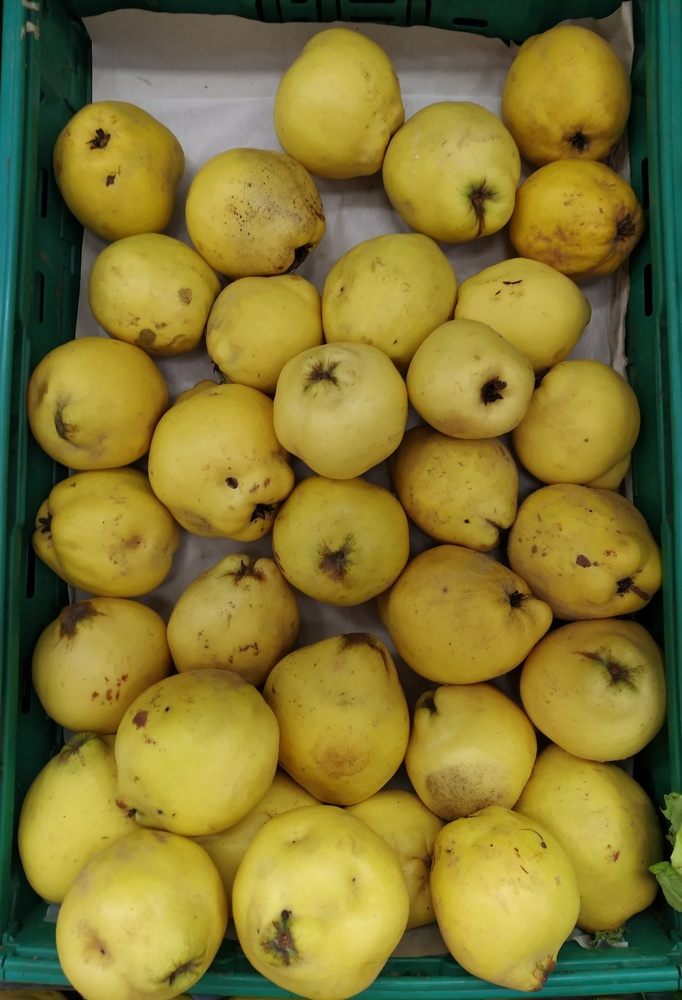
#> input picture Rotten Detect/ayva2.jpg, 682 x 1000 px, shrunk from 2586 x 3794 before the run
$ python dn.py
#> lines starting #> are read from the running program, lines starting #| are printed output that depends on the picture; after the words box and inside, x2 and y2 are one past the last pixel; in counts of white or black regions, pixels touching at a corner belong together
import cv2
import math
import matplotlib.pyplot as plt
import numpy as np

img2 = cv2.imread('ayva2.jpg') #rotten image
#> img2 is the input picture: shape (1000, 682, 3); mean B, G, R 48.9, 117.8, 128.7
img = img2.copy()
img2 = cv2.GaussianBlur(img2,(5,5),0)
b,g,r = cv2.split(img2)
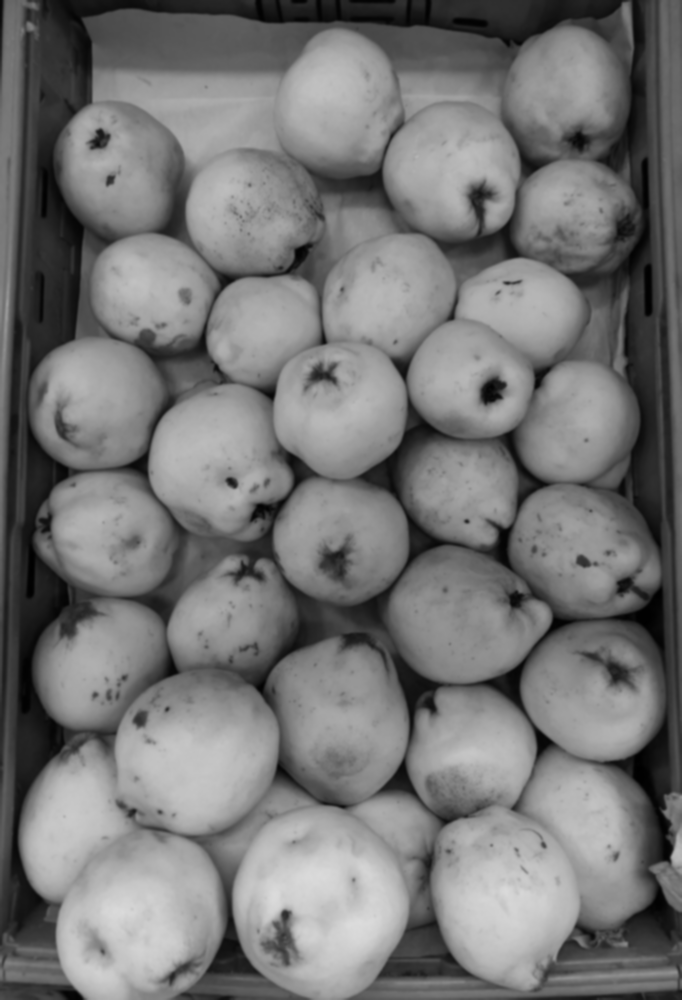
#> g: shape (1000, 682); min 0, max 220, mean 117.8
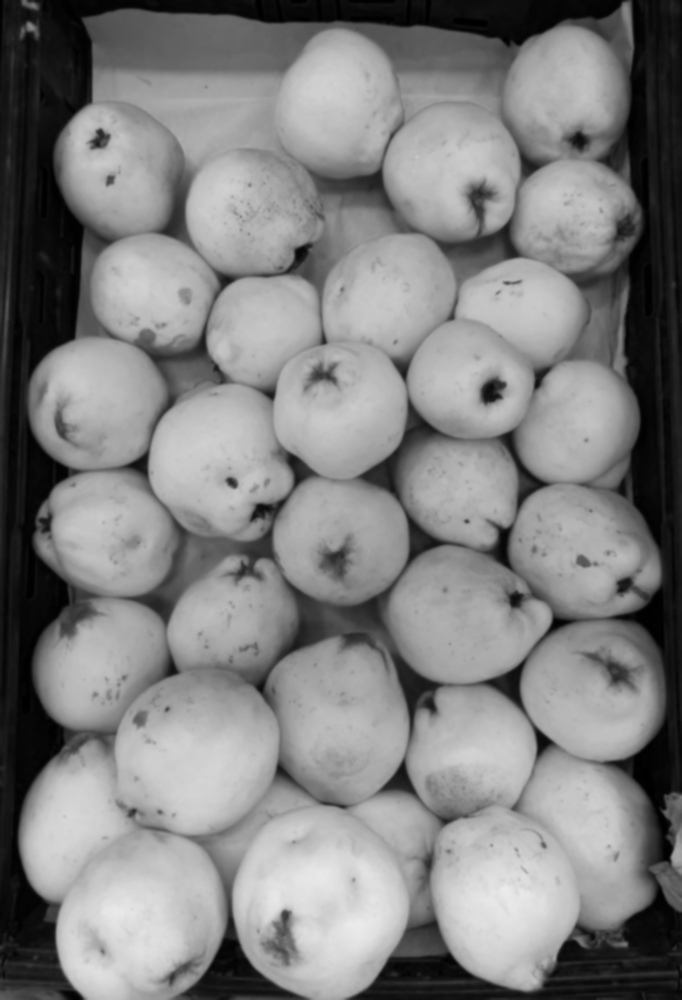
#> r: shape (1000, 682); min 0, max 235, mean 128.7
rows,cols,chs = img2.shape
#> rows = 1000; cols = 682; chs = 3

c2 = np.zeros(shape=(rows,cols))

for i in range(0,rows,1):
    for j in range(0,cols,1):
        blue = img2[i,j,0]
        green = img2[i,j,1]
        red =  img2[i,j,2]

        c2[i,j] = math.atan(green/max(red,blue))
        c2[i,j] = c2[i,j] * 255

        if c2[i,j] < 120:
            c2[i,j] = 120;
        elif c2[i,j] > 200:
            c2[i,j] = 200;
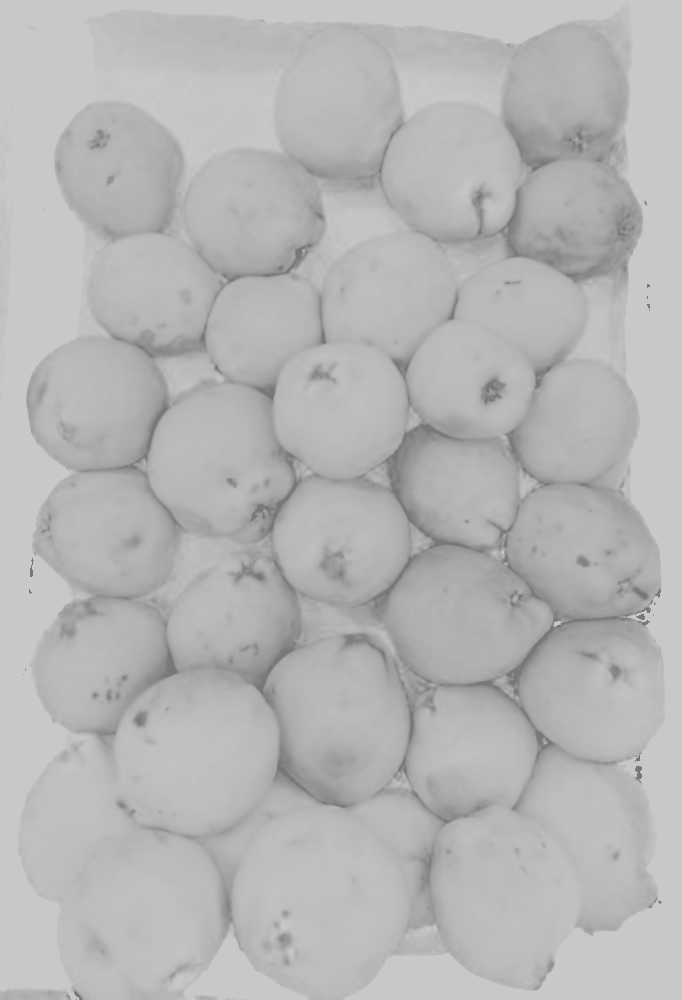
#> c2: shape (1000, 682) float64; min 120, max 200, mean 182.3


c1_2 = c2.astype(np.uint8)

(thresh, im_bw) = cv2.threshold(c1_2, 130, 255, cv2.THRESH_BINARY | cv2.THRESH_OTSU)
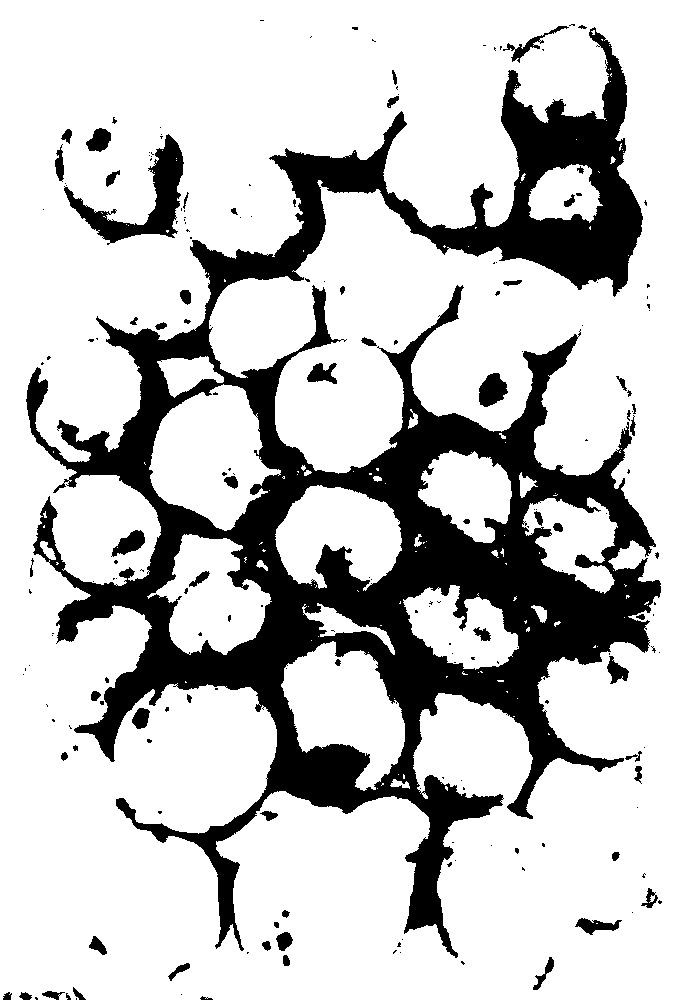
#> im_bw: shape (1000, 682); 77.1% white; 202 black regions (139 under 20 px), largest, box (x1, y1, x2, y2) and area: (26, 27, 661, 958) 144615, (64, 134, 184, 245) 3738, (479, 373, 508, 407) 682
#> thresh = 174

kernel = np.ones((5,5), np.uint8)
im_bw = cv2.erode(im_bw, kernel, iterations=1)
#> im_bw: shape (1000, 682); 70.3% white; 76 black regions, largest, box (x1, y1, x2, y2) and area: (24, 22, 663, 967) 184400, (53, 127, 191, 247) 6083, (477, 371, 510, 409) 954
im_bw = cv2.morphologyEx(im_bw, cv2.MORPH_OPEN, kernel)
#> im_bw: shape (1000, 682); 69.9% white; 45 black regions, largest, box (x1, y1, x2, y2) and area: (24, 22, 663, 967) 195794, (260, 908, 295, 968) 955, (477, 371, 510, 409) 954
im_bw = cv2.morphologyEx(im_bw, cv2.MORPH_GRADIENT, kernel)
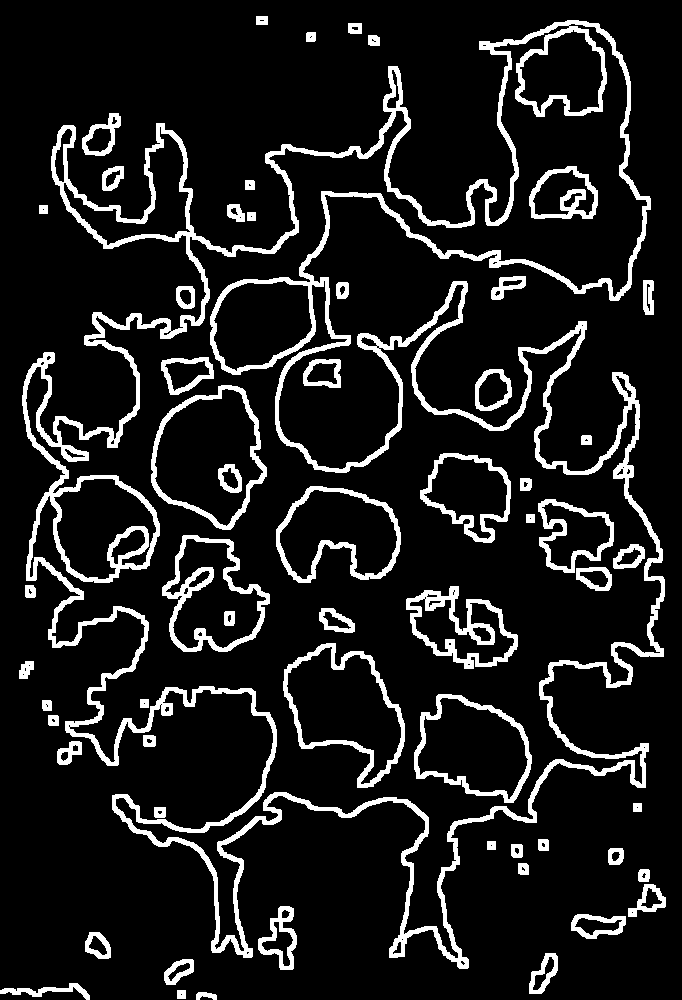
#> im_bw: shape (1000, 682); 11.4% white; 59 white regions
countors, _ = cv2.findContours(im_bw,cv2.RETR_TREE, cv2.CHAIN_APPROX_SIMPLE)
#> countors = 168 contours, 49 with area under 20; largest, box (x1, y1, x2, y2) and area: (22, 20, 665, 969) 291524, (25, 23, 662, 959) 229792, (151, 385, 267, 530) 11621, (283, 643, 405, 788) 10372, (154, 388, 264, 527) 9895

count = 0

for cnt in countors:
    (x,y,w,h)=cv2.boundingRect(cnt)
    area = cv2.contourArea(cnt)
    if area > 1000 and area < 20000:
        cv2.rectangle(img, (x,y),(x+w,y+h),(0,255,0),3)
        cv2.putText(img,"Rotten Area",(x,y),1,1,(0,255,0))
        count = count + 1
#> this loop made 168 passes
#> (x, y, w, h, area) on passes 1, 4, 5, 6, 7, 8, 9, 10, 11, 12, 13, 14: (196, 992, 21, 8, 90), (0, 983, 90, 17, 406.5), (164, 959, 30, 26, 475), (167, 962, 24, 20, 159), (529, 953, 29, 41, 664.5), (532, 956, 23, 35, 265.5), (85, 932, 26, 27, 496.5), (88, 935, 20, 21, 201.5), (571, 914, 55, 25, 949), (574, 917, 49, 19, 461), (258, 906, 39, 64, 1326), (261, 921, 33, 46, 546.5)
#> (cnt, x, y, w, h, area) on passes 2, 27, 33: ([[177, 990], [177, 998], [185, 998], [185, 990]], 177, 990, 9, 9, 64), ([[487, 841], [487, 849], [495, 849], [495, 841]], 487, 841, 9, 9, 64), ([[633, 803], [633, 811], [641, 811], [641, 803]], 633, 803, 9, 9, 64)
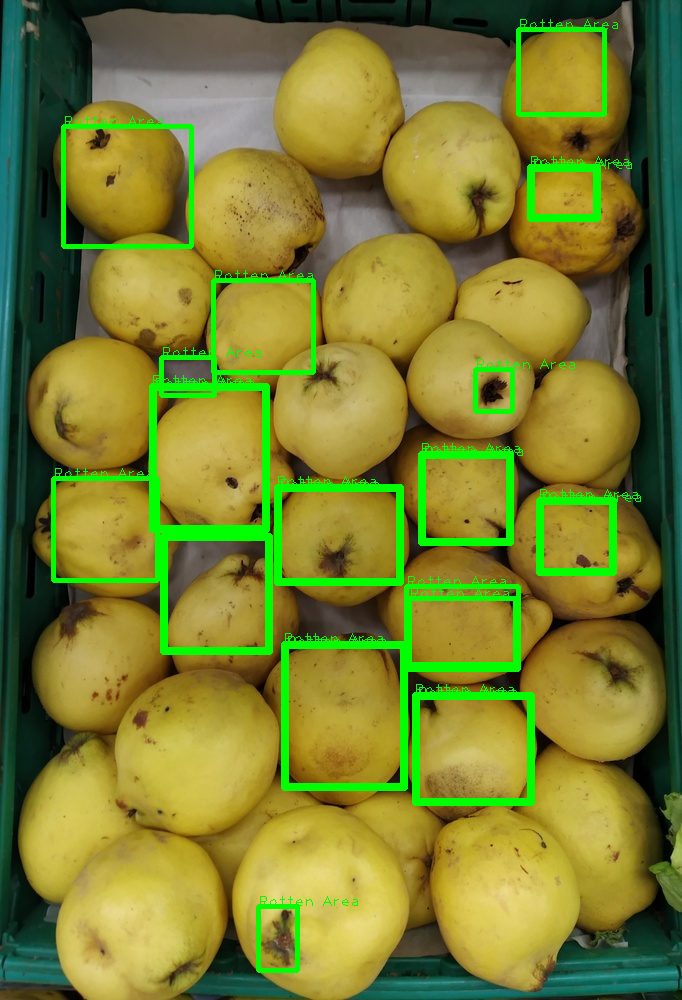
#> img: shape (1000, 682, 3); 6.19% of pixels changed, all inside (x1, y1, x2, y2) = (51, 19, 641, 973)
#> after the loop, count = 25

img = cv2.cvtColor(img,cv2.COLOR_BGR2RGB)
plt.subplot(1, 3, 1)
plt.title(str(count) + ' Rotten Area')
plt.imshow(img)

c1_2 = cv2.cvtColor(c1_2,cv2.COLOR_BGR2RGB)
#> c1_2: shape (1000, 682, 3)
plt.subplot(1, 3, 2)
plt.title('CI')
plt.imshow(c1_2)

im_bw = cv2.cvtColor(im_bw,cv2.COLOR_BGR2RGB)
#> im_bw: shape (1000, 682, 3); 11.4% white; 59 white regions, largest, box (x1, y1, x2, y2) and area: (22, 20, 665, 969) 46499, (162, 535, 270, 652) 2695, (406, 586, 518, 669) 2633
plt.subplot(1, 3, 3)
plt.title('binary')
plt.imshow(im_bw)

plt.show()

$ run again, with Rotten Detect/rotten2.jpg copied over Rotten Detect/ayva2.jpg
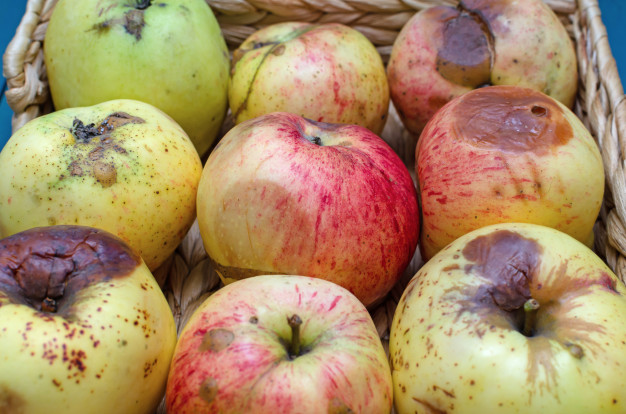
#> input picture Rotten Detect/rotten2.jpg, 626 x 414 px
#> img2 is the input picture: shape (414, 626, 3); mean B, G, R 102.4, 141.6, 172
#> `(thresh, im_bw) = cv2.threshold(c1_2, 130, 255, cv2.THRESH_BINARY | cv..`:
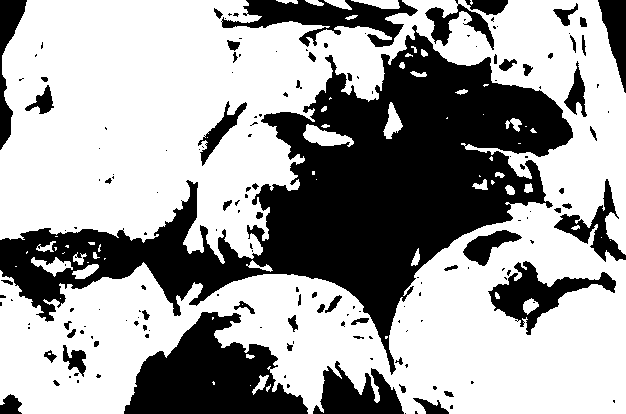
#> im_bw: shape (414, 626); 63.4% white; 171 black regions (111 under 20 px), largest, box (x1, y1, x2, y2) and area: (0, 25, 573, 375) 61873, (124, 312, 308, 414) 10741, (221, 0, 418, 47) 4079
#> thresh = 163
#> countors = 129 contours, 38 with area under 20; largest, box (x1, y1, x2, y2) and area: (0, 267, 390, 414) 14946, (202, 277, 387, 404) 9240, (0, 0, 384, 256) 8600, (388, 0, 626, 414) 6960, (484, 257, 620, 339) 5258
#> the loop `for cnt in countors:` made 129 passes
#> (x, y, w, h, area) on passes 1, 3, 4, 6, 7, 8, 9, 10: (609, 396, 10, 11, 89.5), (0, 390, 26, 24, 161.5), (467, 377, 11, 11, 99), (49, 376, 15, 14, 167.5), (52, 379, 9, 8, 30.5), (92, 370, 13, 12, 128), (95, 373, 7, 6, 20), (40, 317, 63, 70, 2227.5)
#> after the loop `for cnt in countors:`:
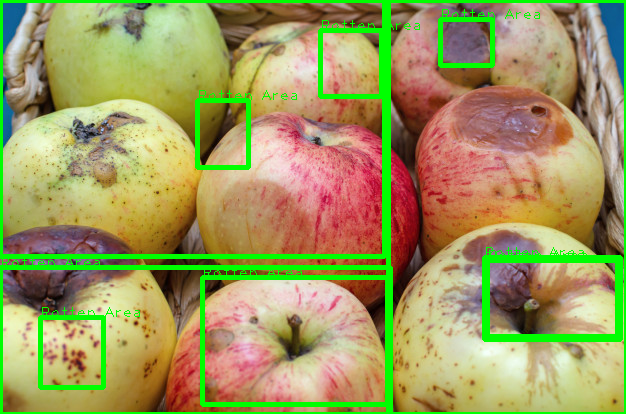
#> img: shape (414, 626, 3); 9.24% of pixels changed, all inside (x1, y1, x2, y2) = (0, 0, 626, 414)
#> after the loop `for cnt in countors:`: count = 10
